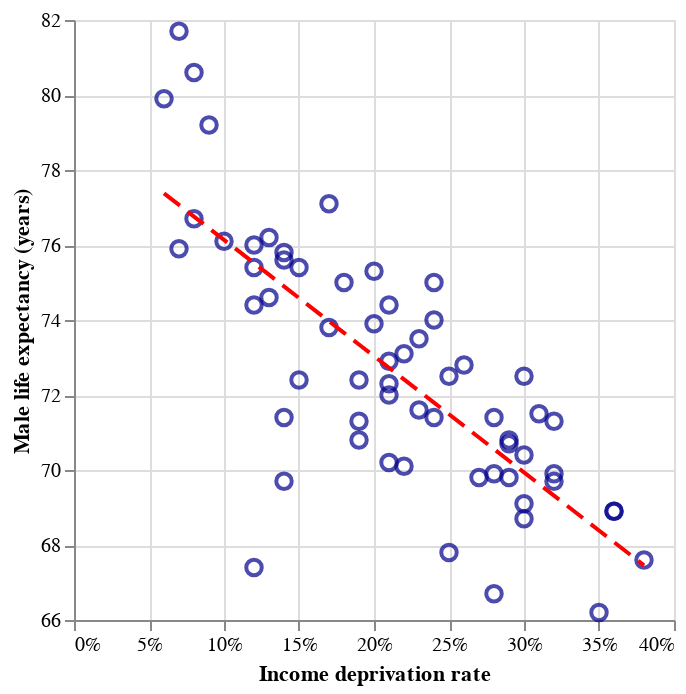

Write the Vega-Lite specification saved for this chart.
### Vega-Lite specification from a JSON file in a GitHub repository (floating-point values rounded to 4 significant figures)
{"config": {"view": {"continuousWidth": 300, "continuousHeight": 300}}, "layer": [{"mark": {"type": "point", "color": "darkblue", "opacity": 0.7, "size": 60}, "encoding": {"tooltip": [{"field": "areaName", "type": "nominal"}, {"field": "incomeDeprevation", "format": ".1%", "type": "quantitative"}, {"field": "maleLE", "format": ".1f", "type": "quantitative"}, {"field": "predicted_maleLE", "format": ".1f", "title": "Predicted", "type": "quantitative"}, {"field": "residual", "format": ".2f", "type": "quantitative"}], "x": {"axis": {"format": "%"}, "field": "incomeDeprevation", "title": "Income deprivation rate", "type": "quantitative"}, "y": {"field": "maleLE", "scale": {"zero": false}, "title": "Male life expectancy (years)", "type": "quantitative"}}}, {"mark": {"type": "line", "color": "red", "size": 2, "strokeDash": [10, 5]}, "encoding": {"x": {"axis": {"format": "%"}, "field": "incomeDeprevation", "title": "Income deprivation rate", "type": "quantitative"}, "y": {"field": "predicted_maleLE", "type": "quantitative"}}}], "data": {"name": "data-88f9253cb5f552a67319cbb145b18191"}, "$schema": "https://vega.github.io/schema/vega-lite/v5.16.3.json", "datasets": {"data-88f9253cb5f552a67319cbb145b18191": [{"areaName": "Anniesland, Jordanhill and Whiteinch", "incomeDeprevation": 0.14, "employmentDeprivation": 0.15, "childPoverty": 0.14, "femaleLE": 80.8, "maleLE": 75.8, "disabilityRate": 0.19, "predicted_maleLE": 74.9, "residual": 0.9021}, {"areaName": "Arden and Carnwadric", "incomeDeprevation": 0.26, "employmentDeprivation": 0.25, "childPoverty": 0.34, "femaleLE": 76, "maleLE": 72.8, "disabilityRate": 0.22, "predicted_maleLE": 71.18, "residual": 1.623}, {"areaName": "Baillieston and Garrowhill", "incomeDeprevation": 0.12, "employmentDeprivation": 0.12, "childPoverty": 0.14, "femaleLE": 81.6, "maleLE": 76, "disabilityRate": 0.21, "predicted_maleLE": 75.52, "residual": 0.482}, {"areaName": "Balornock and Barmulloch", "incomeDeprevation": 0.29, "employmentDeprivation": 0.27, "childPoverty": 0.38, "femaleLE": 78.2, "maleLE": 70.8, "disabilityRate": 0.3, "predicted_maleLE": 70.25, "residual": 0.5535}, {"areaName": "Bellahouston, Craigton and Mosspark", "incomeDeprevation": 0.2, "employmentDeprivation": 0.18, "childPoverty": 0.22, "femaleLE": 80.5, "maleLE": 73.9, "disabilityRate": 0.29, "predicted_maleLE": 73.04, "residual": 0.8627}, {"areaName": "Blackhill and Hogganfield", "incomeDeprevation": 0.24, "employmentDeprivation": 0.23, "childPoverty": 0.33, "femaleLE": 77.5, "maleLE": 75, "disabilityRate": 0.25, "predicted_maleLE": 71.8, "residual": 3.203}, {"areaName": "Blairdardie", "incomeDeprevation": 0.18, "employmentDeprivation": 0.16, "childPoverty": 0.2, "femaleLE": 79.4, "maleLE": 75, "disabilityRate": 0.25, "predicted_maleLE": 73.66, "residual": 1.342}, {"areaName": "Broomhill and Partick West", "incomeDeprevation": 0.12, "employmentDeprivation": 0.11, "childPoverty": 0.19, "femaleLE": 79.7, "maleLE": 75.4, "disabilityRate": 0.17, "predicted_maleLE": 75.52, "residual": -0.118}, {"areaName": "Calton and Bridgeton", "incomeDeprevation": 0.25, "employmentDeprivation": 0.21, "childPoverty": 0.47, "femaleLE": 76.6, "maleLE": 67.8, "disabilityRate": 0.24, "predicted_maleLE": 71.49, "residual": -3.687}, {"areaName": "Carmunnock", "incomeDeprevation": 0.15, "employmentDeprivation": 0.1, "childPoverty": 0.18, "femaleLE": 81.2, "maleLE": 75.4, "disabilityRate": 0.21, "predicted_maleLE": 74.59, "residual": 0.8122}, {"areaName": "Castlemilk", "incomeDeprevation": 0.36, "employmentDeprivation": 0.33, "childPoverty": 0.44, "femaleLE": 76.8, "maleLE": 68.9, "disabilityRate": 0.31, "predicted_maleLE": 68.08, "residual": 0.8241}, {"areaName": "Cathcart and Simshill", "incomeDeprevation": 0.07, "employmentDeprivation": 0.08, "childPoverty": 0.07, "femaleLE": 84.3, "maleLE": 81.7, "disabilityRate": 0.17, "predicted_maleLE": 77.07, "residual": 4.632}, {"areaName": "City Centre and Merchant City", "incomeDeprevation": 0.14, "employmentDeprivation": 0.12, "childPoverty": 0.37, "femaleLE": 76.4, "maleLE": 69.7, "disabilityRate": 0.15, "predicted_maleLE": 74.9, "residual": -5.198}, {"areaName": "Corkerhill and North Pollok", "incomeDeprevation": 0.29, "employmentDeprivation": 0.26, "childPoverty": 0.37, "femaleLE": 76.7, "maleLE": 70.7, "disabilityRate": 0.24, "predicted_maleLE": 70.25, "residual": 0.4535}, {"areaName": "Croftfoot", "incomeDeprevation": 0.14, "employmentDeprivation": 0.12, "childPoverty": 0.25, "femaleLE": 79.4, "maleLE": 75.6, "disabilityRate": 0.16, "predicted_maleLE": 74.9, "residual": 0.7021}, {"areaName": "Crookston and South Cardonald", "incomeDeprevation": 0.2, "employmentDeprivation": 0.17, "childPoverty": 0.27, "femaleLE": 79.8, "maleLE": 75.3, "disabilityRate": 0.24, "predicted_maleLE": 73.04, "residual": 2.263}, {"areaName": "Dennistoun", "incomeDeprevation": 0.19, "employmentDeprivation": 0.15, "childPoverty": 0.41, "femaleLE": 76.7, "maleLE": 70.8, "disabilityRate": 0.19, "predicted_maleLE": 73.35, "residual": -2.547}, {"areaName": "Drumchapel", "incomeDeprevation": 0.36, "employmentDeprivation": 0.31, "childPoverty": 0.48, "femaleLE": 73.9, "maleLE": 68.9, "disabilityRate": 0.27, "predicted_maleLE": 68.08, "residual": 0.8241}, {"areaName": "Easterhouse", "incomeDeprevation": 0.32, "employmentDeprivation": 0.29, "childPoverty": 0.42, "femaleLE": 77.5, "maleLE": 69.7, "disabilityRate": 0.27, "predicted_maleLE": 69.32, "residual": 0.3838}, {"areaName": "Glasgow", "incomeDeprevation": 0.21, "employmentDeprivation": 0.19, "childPoverty": 0.32, "femaleLE": 78.2, "maleLE": 72.3, "disabilityRate": 0.23, "predicted_maleLE": 72.73, "residual": -0.4272}, {"areaName": "Glasgow North East", "incomeDeprevation": 0.25, "employmentDeprivation": 0.22, "childPoverty": 0.37, "femaleLE": 78, "maleLE": 72.5, "disabilityRate": 0.25, "predicted_maleLE": 71.49, "residual": 1.013}, {"areaName": "Glasgow North West", "incomeDeprevation": 0.19, "employmentDeprivation": 0.17, "childPoverty": 0.32, "femaleLE": 77.6, "maleLE": 71.3, "disabilityRate": 0.21, "predicted_maleLE": 73.35, "residual": -2.047}, {"areaName": "Glasgow South", "incomeDeprevation": 0.21, "employmentDeprivation": 0.19, "childPoverty": 0.29, "femaleLE": 78.8, "maleLE": 72.9, "disabilityRate": 0.22, "predicted_maleLE": 72.73, "residual": 0.1728}, {"areaName": "Govanhill", "incomeDeprevation": 0.24, "employmentDeprivation": 0.22, "childPoverty": 0.33, "femaleLE": 78.1, "maleLE": 71.4, "disabilityRate": 0.23, "predicted_maleLE": 71.8, "residual": -0.397}, {"areaName": "Greater Gorbals", "incomeDeprevation": 0.3, "employmentDeprivation": 0.27, "childPoverty": 0.45, "femaleLE": 77.9, "maleLE": 68.7, "disabilityRate": 0.29, "predicted_maleLE": 69.94, "residual": -1.236}, {"areaName": "Greater Govan", "incomeDeprevation": 0.28, "employmentDeprivation": 0.27, "childPoverty": 0.36, "femaleLE": 74.6, "maleLE": 66.7, "disabilityRate": 0.27, "predicted_maleLE": 70.56, "residual": -3.857}, {"areaName": "Haghill and Carntyne", "incomeDeprevation": 0.28, "employmentDeprivation": 0.26, "childPoverty": 0.43, "femaleLE": 75.4, "maleLE": 69.9, "disabilityRate": 0.31, "predicted_maleLE": 70.56, "residual": -0.6566}, {"areaName": "Hillhead and Woodlands", "incomeDeprevation": 0.15, "employmentDeprivation": 0.12, "childPoverty": 0.31, "femaleLE": 79.3, "maleLE": 72.4, "disabilityRate": 0.15, "predicted_maleLE": 74.59, "residual": -2.188}, {"areaName": "Hyndland, Dowanhill and Partick East", "incomeDeprevation": 0.08, "employmentDeprivation": 0.08, "childPoverty": 0.11, "femaleLE": 80.9, "maleLE": 76.7, "disabilityRate": 0.14, "predicted_maleLE": 76.76, "residual": -0.0584}, {"areaName": "Ibrox and Kingston", "incomeDeprevation": 0.21, "employmentDeprivation": 0.19, "childPoverty": 0.38, "femaleLE": 74, "maleLE": 70.2, "disabilityRate": 0.2, "predicted_maleLE": 72.73, "residual": -2.527}, {"areaName": "Kelvindale and Kelvinside", "incomeDeprevation": 0.06, "employmentDeprivation": 0.05, "childPoverty": 0.11, "femaleLE": 84.3, "maleLE": 79.9, "disabilityRate": 0.14, "predicted_maleLE": 77.38, "residual": 2.521}, {"areaName": "Kingspark and Mount Florida", "incomeDeprevation": 0.12, "employmentDeprivation": 0.11, "childPoverty": 0.16, "femaleLE": 82.8, "maleLE": 74.4, "disabilityRate": 0.17, "predicted_maleLE": 75.52, "residual": -1.118}, {"areaName": "Knightswood", "incomeDeprevation": 0.23, "employmentDeprivation": 0.23, "childPoverty": 0.3, "femaleLE": 77.6, "maleLE": 71.6, "disabilityRate": 0.29, "predicted_maleLE": 72.11, "residual": -0.5071}, {"areaName": "Lambhill and Milton", "incomeDeprevation": 0.29, "employmentDeprivation": 0.28, "childPoverty": 0.39, "femaleLE": 77, "maleLE": 69.8, "disabilityRate": 0.3, "predicted_maleLE": 70.25, "residual": -0.4465}, {"areaName": "Langside and Battlefield", "incomeDeprevation": 0.13, "employmentDeprivation": 0.11, "childPoverty": 0.24, "femaleLE": 81.4, "maleLE": 74.6, "disabilityRate": 0.16, "predicted_maleLE": 75.21, "residual": -0.608}, {"areaName": "Maryhill Road Corridor", "incomeDeprevation": 0.22, "employmentDeprivation": 0.19, "childPoverty": 0.39, "femaleLE": 76.1, "maleLE": 70.1, "disabilityRate": 0.22, "predicted_maleLE": 72.42, "residual": -2.317}, {"areaName": "Mount Vernon and East Shettleston", "incomeDeprevation": 0.17, "employmentDeprivation": 0.19, "childPoverty": 0.17, "femaleLE": 79.7, "maleLE": 77.1, "disabilityRate": 0.29, "predicted_maleLE": 73.97, "residual": 3.132}, {"areaName": "Newlands and Cathcart", "incomeDeprevation": 0.09, "employmentDeprivation": 0.08, "childPoverty": 0.11, "femaleLE": 81.8, "maleLE": 79.2, "disabilityRate": 0.17, "predicted_maleLE": 76.45, "residual": 2.752}, {"areaName": "North Cardonald and Penilee", "incomeDeprevation": 0.23, "employmentDeprivation": 0.19, "childPoverty": 0.33, "femaleLE": 78.5, "maleLE": 73.5, "disabilityRate": 0.25, "predicted_maleLE": 72.11, "residual": 1.393}, {"areaName": "North Maryhill and Summerston", "incomeDeprevation": 0.21, "employmentDeprivation": 0.19, "childPoverty": 0.31, "femaleLE": 79.5, "maleLE": 72, "disabilityRate": 0.23, "predicted_maleLE": 72.73, "residual": -0.7272}, {"areaName": "Parkhead and Dalmarnock", "incomeDeprevation": 0.38, "employmentDeprivation": 0.36, "childPoverty": 0.52, "femaleLE": 75.8, "maleLE": 67.6, "disabilityRate": 0.32, "predicted_maleLE": 67.46, "residual": 0.1443}, {"areaName": "Pollok", "incomeDeprevation": 0.17, "employmentDeprivation": 0.16, "childPoverty": 0.25, "femaleLE": 80.6, "maleLE": 73.8, "disabilityRate": 0.21, "predicted_maleLE": 73.97, "residual": -0.1676}, {"areaName": "Pollokshaws and Mansewood", "incomeDeprevation": 0.22, "employmentDeprivation": 0.2, "childPoverty": 0.29, "femaleLE": 80, "maleLE": 73.1, "disabilityRate": 0.24, "predicted_maleLE": 72.42, "residual": 0.6829}, {"areaName": "Pollokshields East", "incomeDeprevation": 0.21, "employmentDeprivation": 0.16, "childPoverty": 0.34, "femaleLE": 80.9, "maleLE": 74.4, "disabilityRate": 0.18, "predicted_maleLE": 72.73, "residual": 1.673}, {"areaName": "Pollokshields West", "incomeDeprevation": 0.08, "employmentDeprivation": 0.06, "childPoverty": 0.1, "femaleLE": 82.3, "maleLE": 80.6, "disabilityRate": 0.16, "predicted_maleLE": 76.76, "residual": 3.842}, {"areaName": "Priesthill and Househillwood", "incomeDeprevation": 0.32, "employmentDeprivation": 0.29, "childPoverty": 0.43, "femaleLE": 79.4, "maleLE": 71.3, "disabilityRate": 0.29, "predicted_maleLE": 69.32, "residual": 1.984}, {"areaName": "Riddrie and Cranhill", "incomeDeprevation": 0.28, "employmentDeprivation": 0.27, "childPoverty": 0.4, "femaleLE": 78.8, "maleLE": 71.4, "disabilityRate": 0.32, "predicted_maleLE": 70.56, "residual": 0.8434}, {"areaName": "Robroyston and Millerston", "incomeDeprevation": 0.07, "employmentDeprivation": 0.07, "childPoverty": 0.09, "femaleLE": 80, "maleLE": 75.9, "disabilityRate": 0.13, "predicted_maleLE": 77.07, "residual": -1.168}, {"areaName": "Ruchazie and Garthamlock", "incomeDeprevation": 0.3, "employmentDeprivation": 0.27, "childPoverty": 0.41, "femaleLE": 78.6, "maleLE": 70.4, "disabilityRate": 0.25, "predicted_maleLE": 69.94, "residual": 0.4636}, {"areaName": "Ruchill and Possilpark", "incomeDeprevation": 0.35, "employmentDeprivation": 0.33, "childPoverty": 0.47, "femaleLE": 73.1, "maleLE": 66.2, "disabilityRate": 0.3, "predicted_maleLE": 68.39, "residual": -2.186}, {"areaName": "Scotland", "incomeDeprevation": 0.13, "employmentDeprivation": 0.13, "childPoverty": 0.18, "femaleLE": 80.6, "maleLE": 76.2, "disabilityRate": 0.2, "predicted_maleLE": 75.21, "residual": 0.992}, {"areaName": "Shawlands and Strathbungo", "incomeDeprevation": 0.1, "employmentDeprivation": 0.09, "childPoverty": 0.16, "femaleLE": 80.3, "maleLE": 76.1, "disabilityRate": 0.14, "predicted_maleLE": 76.14, "residual": -0.03822}, {"areaName": "Sighthill, Roystonhill and Germiston", "incomeDeprevation": 0.32, "employmentDeprivation": 0.29, "childPoverty": 0.49, "femaleLE": 74.2, "maleLE": 69.9, "disabilityRate": 0.24, "predicted_maleLE": 69.32, "residual": 0.5838}, {"areaName": "South Nitshill and Darnley", "incomeDeprevation": 0.14, "employmentDeprivation": 0.12, "childPoverty": 0.17, "femaleLE": 76.3, "maleLE": 71.4, "disabilityRate": 0.17, "predicted_maleLE": 74.9, "residual": -3.498}, {"areaName": "Springboig and Barlanark", "incomeDeprevation": 0.31, "employmentDeprivation": 0.29, "childPoverty": 0.43, "femaleLE": 78.3, "maleLE": 71.5, "disabilityRate": 0.3, "predicted_maleLE": 69.63, "residual": 1.874}, {"areaName": "Springburn", "incomeDeprevation": 0.3, "employmentDeprivation": 0.28, "childPoverty": 0.46, "femaleLE": 76.4, "maleLE": 69.1, "disabilityRate": 0.28, "predicted_maleLE": 69.94, "residual": -0.8364}, {"areaName": "Temple and Anniesland", "incomeDeprevation": 0.19, "employmentDeprivation": 0.17, "childPoverty": 0.31, "femaleLE": 78.8, "maleLE": 72.4, "disabilityRate": 0.24, "predicted_maleLE": 73.35, "residual": -0.9474}, {"areaName": "Tollcross and West Shettleston", "incomeDeprevation": 0.27, "employmentDeprivation": 0.26, "childPoverty": 0.37, "femaleLE": 76.2, "maleLE": 69.8, "disabilityRate": 0.27, "predicted_maleLE": 70.87, "residual": -1.067}, {"areaName": "Toryglen", "incomeDeprevation": 0.3, "employmentDeprivation": 0.28, "childPoverty": 0.38, "femaleLE": 77.9, "maleLE": 72.5, "disabilityRate": 0.29, "predicted_maleLE": 69.94, "residual": 2.564}, {"areaName": "Yoker and Scotstoun", "incomeDeprevation": 0.24, "employmentDeprivation": 0.21, "childPoverty": 0.35, "femaleLE": 80.2, "maleLE": 74, "disabilityRate": 0.21, "predicted_maleLE": 71.8, "residual": 2.203}, {"areaName": "Yorkhill and Anderston", "incomeDeprevation": 0.12, "employmentDeprivation": 0.1, "childPoverty": 0.34, "femaleLE": 75.9, "maleLE": 67.4, "disabilityRate": 0.12, "predicted_maleLE": 75.52, "residual": -8.118}]}}
